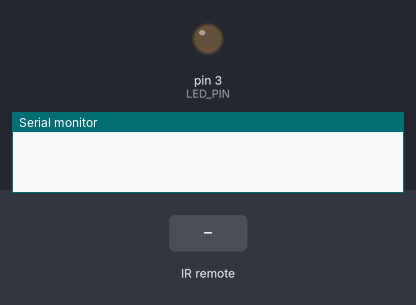
The sketch below on a simulated Arduino Uno, built with avr-gcc and run on an emulated ATmega328P. On the bench: output pins drawn as LEDs (lit = HIGH), the last lines printed to the serial monitor. The inputs (shaded band) are chosen by the test bench.

Above: at 1.2 s.
1.3 s: infrared code 0xF4BA2988 received
2.8 s: infrared code 0xF4BA2988 received
At 3.1 s:
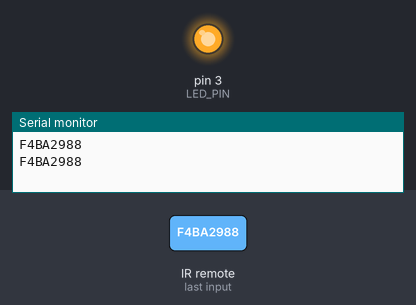
Timing chart, 0 to 5.8 s (numbered marks = the images above; inputs shaded):
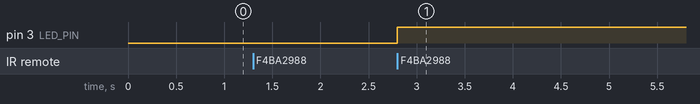

The sketch:

IRtest.ino
```cpp
#include <IRremote.h>

#define RECV_PIN 2
#define LED_PIN 3

IRrecv irrecv(RECV_PIN);

decode_results results;

int state = 0;

void setup()
{
  Serial.begin(9600);
  irrecv.enableIRIn(); // Start the receiver
  pinMode(LED_PIN, OUTPUT);
}

void loop() {
  if (irrecv.decode(&results)) {
    Serial.println(results.value, HEX);
    if (results.value == 0xF4BA2988)
    {
      state = !state;
      digitalWrite(LED_PIN, state?LOW:HIGH);
    }
    irrecv.resume(); // Receive the next value
  }
}
```

Measured:
- after the input at 2.8 s, pin 3 (LED_PIN): LOW → HIGH at once
